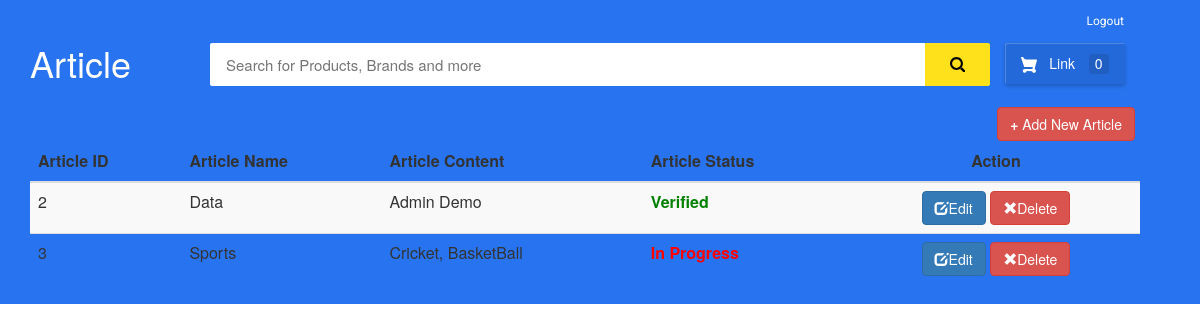
/user_homepage.php (signed in), run on the app's committed database.
### tables this page shows
CREATE TABLE `article_user_data` (
  `id_user` int(11) NOT NULL,
  `article_name` text NOT NULL,
  `article_content` varchar(255) NOT NULL,
  `verification` int(11) NOT NULL
);

### function.php (called while the page is built, shortened)
<?php
include 'config.php';
class allfunction {
	public function getArticleData() {
    	global $connect;
    	$sql = "SELECT * FROM `article_user_data`";
    	$result = mysqli_query($connect,$sql);
    	return $result;
    }
}
?>

### user_homepage.php (the view, shortened to what this page needs)
<?php
include 'function.php';
?>
<link href="//maxcdn.bootstrapcdn.com/bootstrap/3.3.0/css/bootstrap.min.css" rel="stylesheet" id="bootstrap-css">
<div id="flipkart-navbar">
    <div class="container">
        <div class="row row1">
            <ul class="largenav pull-right">
                <li class="upper-links"><a class="links" href="logout.php">Logout</a></li>
            </ul>
        </div>
        <div class="row row2">
            <div class="col-sm-2">
                <h1 style="margin:0px;"><span class="largenav">Article</span></h1>
            </div>
            <div class="flipkart-navbar-search smallsearch col-sm-8 col-xs-11">
                <div class="row">
                    <input class="flipkart-navbar-input col-xs-11" type="" placeholder="Search for Products, Brands and more" name="">
                    <button class="flipkart-navbar-button col-xs-1">
                    </button>
                </div>
            </div>
            <div class="cart largenav col-sm-2">
                <a class="cart-button">
                     Link
                    <span class="item-number ">0</span>
                </a>
            </div>
        </div>
	    <div class="row col-md-12 custyle">
		    <table class="table table-striped custab">
		    <thead>
		    <a href="user_homepage_add.php" class="btn-xs pull-right">
		    	<button type="submit" class="btn btn-danger">
        			<b>+</b> Add New Article
        		</button>
		    </a>
		        <tr>
		            <th>Article ID</th>
		            <th>Article Name</th>
		            <th>Article Content</th>
		            <th>Article Status</th>
		            <th class="text-center">Action</th>
		        </tr>
		    </thead>
		    <tbody>
		    	<?php
		    	$obj = new allfunction();
		    	$result = $obj->getArticleData();
		    	while ($row=mysqli_fetch_assoc($result)) { ?>
		            <tr>
		                <td><?php echo $row['id_user'] ?></td>
		                <td><?php echo $row['article_name'] ?></td>
		                <td><?php echo $row['article_content'] ?></td>
		                <td>
		                	<?php
		                	if ($row['verification'] == 0) {
		                		echo "<b><p style='color: red;'>In Progress</p></b>";
		                	} else {
		                		echo "<b><p style='color: green;'>Verified</p></b>";
		                	}
		                 ?>
		                </td>
		                <td class="text-center">
		                	<a href="user_homepage_add.php?id_user=<?php echo $row['id_user'] ?>">
		                		<button type="submit" class="btn btn-primary">
		                			<span class="glyphicon glyphicon-edit"></span>Edit
		                		</button>
		                	</a>
		                	<a href="user_homepage.php?id_user=<?php echo $row['id_user'] ?>">
		                		<button type="submit" name="delete" class="btn btn-danger">
		                			<span class="glyphicon glyphicon-remove"></span>Delete
		                		</button>
		                	</a>
		                </td>
		            </tr>
		        <?php } ?>
		        </tbody>
		    </table>
	    </div>
    </div>
</div>

### user_homepage.php (style rules this page uses)
#flipkart-navbar { background-color: #2874f0; color: #FFFFFF; }
.row1 { padding-top: 10px; padding-right: 50px; }
.row2 { padding-bottom: 20px; }
.flipkart-navbar-input { padding: 11px 16px; border-radius: 2px 0 0 2px; border: 0 none; outline: 0 none; font-size: 15px; }
.flipkart-navbar-button { background-color: #ffe11b; border: 1px solid #ffe11b; border-radius: 0 2px 2px 0; color: #565656; padding: 10px 0; height: 43px; cursor: pointer; }
.cart-button { background-color: #2469d9; box-shadow: 0 2px 4px 0 rgba(0, 0, 0, .23), inset 1px 1px 0 0 hsla(0, 0%, 100%, .2); padding: 10px 0; text-align: center; height: 41px; border-radius: 2px; font-weight: 500; width: 120px; display: inline-block; color: #FFFFFF; text-decoration: none; color: inherit; border: none; outline: none; }
.cart-svg { display: inline-block; width: 16px; height: 16px; vertical-align: middle; margin-right: 8px; }
.item-number { border-radius: 3px; background-color: rgba(0, 0, 0, .1); height: 20px; padding: 3px 6px; font-weight: 500; display: inline-block; color: #fff; line-height: 12px; margin-left: 10px; }
.upper-links { display: inline-block; padding: 0 11px; line-height: 23px; font-family: 'Roboto', sans-serif; letter-spacing: 0; color: inherit; border: none; outline: none; font-size: 12px; }
.links { color: #fff; text-decoration: none; }
.largenav { display: none; }
.smallsearch { margin-left: 15px; margin-top: 15px; }
@media screen and (min-width: 768px) { .largenav { display: block; } }
@media screen and (min-width: 768px) { .smallsearch { margin: 0px; } }

### data on the page
article_user_data: id_user "2", article_name "Data", article_content "Admin Demo", verification "Verified"
article_user_data: id_user "3", article_name "Sports", article_content "Cricket, BasketBall", verification "In Progress"
